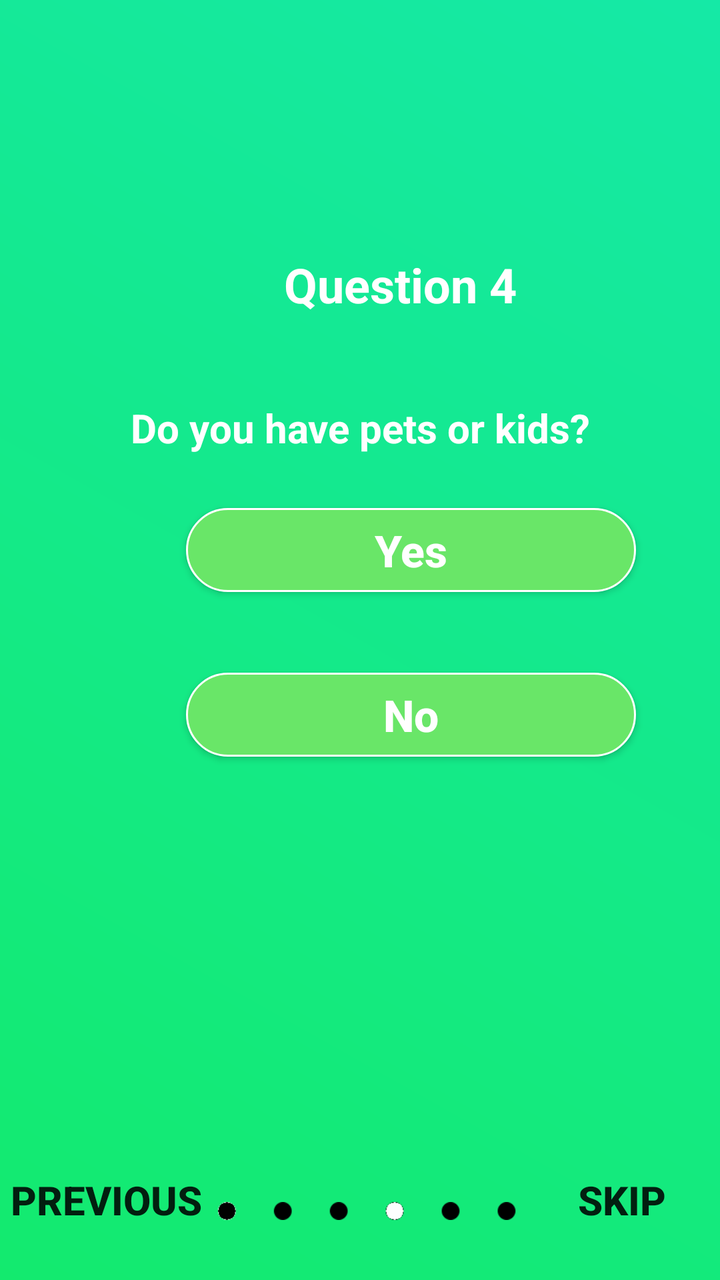
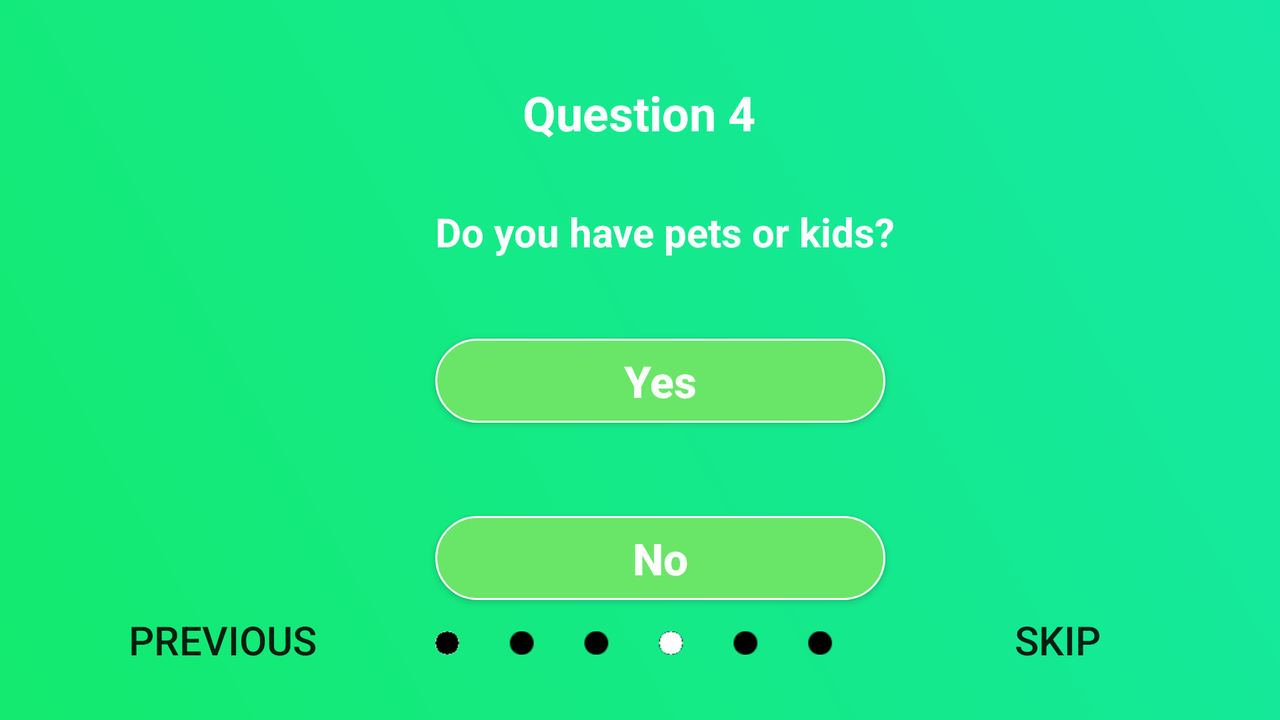

The same Android screen from two of the app's own layout files: first res/layout/ as a phone draws it, then the repository's variant for another configuration, drawn on a device whose configuration selects that folder. Both files follow.
<!-- AndroidManifest.xml: application theme AppTheme -->
<!-- res/layout/question4.xml -->
<?xml version="1.0" encoding="utf-8"?>
<android.support.constraint.ConstraintLayout
    xmlns:android="http://schemas.android.com/apk/res/android"
    xmlns:app="http://schemas.android.com/apk/res-auto"
    xmlns:tools="http://schemas.android.com/tools"
    android:layout_width="match_parent"
    android:layout_height="match_parent"
    android:background="@drawable/background_welcome">

    <TextView
        android:id="@+id/question2"
        android:layout_width="wrap_content"
        android:layout_height="wrap_content"
        android:layout_marginBottom="10dp"
        android:layout_marginEnd="148dp"
        android:layout_marginStart="147dp"
        android:layout_marginTop="126dp"
        android:text="@string/question4"
        android:textColor="#FFFFFF"
        android:textSize="24sp"
        android:textStyle="bold"
        app:layout_constraintBottom_toTopOf="@+id/textView3"
        app:layout_constraintEnd_toEndOf="parent"
        app:layout_constraintHorizontal_bias="0.103"
        app:layout_constraintStart_toStartOf="parent"
        app:layout_constraintTop_toTopOf="parent" />

    <TextView
        android:id="@+id/textView3"
        android:layout_width="wrap_content"
        android:layout_height="wrap_content"
        android:layout_marginTop="32dp"
        android:padding="10dp"
        android:text="@string/petskids"
        android:textAlignment="center"
        android:textColor="#FFFFFF"
        android:textSize="20sp"
        android:textStyle="bold"
        app:layout_constraintBottom_toTopOf="@+id/easy"
        app:layout_constraintEnd_toEndOf="parent"
        app:layout_constraintStart_toStartOf="parent"
        app:layout_constraintTop_toBottomOf="@+id/question2" />

    <Button
        android:id="@+id/yes"
        android:layout_width="225dp"
        android:layout_height="42dp"
        android:layout_marginBottom="24dp"
        android:layout_marginEnd="93dp"
        android:layout_marginStart="93dp"
        android:background="@drawable/option_circle"
        android:gravity="center"
        android:text="@string/Yes"
        android:textAlignment="center"
        android:textAllCaps="false"
        android:textColor="#FFFFFF"
        android:textSize="22sp"
        android:textStyle="bold"
        app:layout_constraintBottom_toTopOf="@+id/no"
        app:layout_constraintEnd_toEndOf="parent"
        app:layout_constraintHorizontal_bias="0.0"
        app:layout_constraintStart_toStartOf="parent"
        app:layout_constraintTop_toBottomOf="@+id/textView3" />

    <Button
        android:id="@+id/no"
        android:layout_width="225dp"
        android:layout_height="42dp"
        android:layout_marginBottom="200dp"
        android:layout_marginEnd="93dp"
        android:layout_marginStart="93dp"
        android:background="@drawable/option_circle"
        android:gravity="center"
        android:text="@string/No"
        android:textAlignment="center"
        android:textAllCaps="false"
        android:textColor="#FFFFFF"
        android:textSize="22sp"
        android:textStyle="bold"
        app:layout_constraintBottom_toTopOf="@+id/question1_nav"
        app:layout_constraintEnd_toEndOf="parent"
        app:layout_constraintHorizontal_bias="0.0"
        app:layout_constraintStart_toStartOf="parent"
        app:layout_constraintTop_toBottomOf="@+id/yes" />


    <Button
        android:id="@+id/Previous"
        android:layout_width="wrap_content"
        android:layout_height="wrap_content"
        android:layout_marginBottom="16dp"
        android:layout_marginEnd="8dp"
        android:layout_marginStart="8dp"
        android:background="@null"
        android:clickable="true"
        android:text="Previous"
        android:textSize="20sp"
        android:textStyle="bold"
        app:layout_constraintBottom_toBottomOf="parent"
        app:layout_constraintEnd_toStartOf="@+id/question1_nav"
        app:layout_constraintHorizontal_bias="0.333"
        app:layout_constraintStart_toStartOf="parent" />

    <ImageView
        android:id="@+id/question1_nav"
        android:layout_width="150dp"
        android:layout_height="wrap_content"
        android:layout_marginBottom="24dp"
        android:layout_marginTop="8dp"
        app:layout_constraintBottom_toBottomOf="parent"
        app:layout_constraintHorizontal_bias="0.512"
        app:layout_constraintLeft_toRightOf="@+id/Previous"
        app:layout_constraintRight_toLeftOf="@+id/skip"
        app:layout_constraintTop_toBottomOf="@+id/highlight"
        app:layout_constraintVertical_bias="0.69"
        app:srcCompat="@drawable/navcircles4" />

    <Button
        android:id="@+id/skip"
        android:layout_width="wrap_content"
        android:layout_height="wrap_content"
        android:layout_marginBottom="16dp"
        android:layout_marginEnd="8dp"
        android:layout_marginStart="8dp"
        android:background="@null"
        android:clickable="true"
        android:text="Skip"
        android:textSize="20sp"
        android:textStyle="bold"
        app:layout_constraintBottom_toBottomOf="parent"
        app:layout_constraintEnd_toEndOf="parent"
        app:layout_constraintHorizontal_bias="0.703"
        app:layout_constraintStart_toEndOf="@+id/question1_nav" />
</android.support.constraint.ConstraintLayout>
<!-- resources referenced by this layout -->
<resources>
  <!-- drawable background_welcome (drawable) -->
  <?xml version="1.0" encoding="utf-8"?>
      <shape xmlns:android="http://schemas.android.com/apk/res/android" android:shape="rectangle">
          <size android:width="100dp" android:height="100dp"></size>
          <gradient android:startColor="@color/colorPrimaryDark" android:endColor="@color/colorPrimary" android:angle="225"></gradient>
      </shape>
  <!-- drawable navcircles4: png bitmap (drawable, 626 bytes) -->
  <!-- drawable option_circle (drawable) -->
  <?xml version="1.0" encoding="utf-8"?>
  <selector xmlns:tools="http://schemas.android.com/tools" xmlns:android="http://schemas.android.com/apk/res/android">
      <item android:state_pressed="true" android:drawable="@drawable/option_circle_selected" />
      <item android:state_activated="true" android:drawable="@drawable/option_circle_selected" />
      <item>
          <shape android:shape="rectangle">
              <corners android:radius="28dip" />
              <stroke android:width="1dip" android:color="#FFFFFF" />
              <gradient android:angle="-90" android:endColor="#69e668" android:startColor="#69e668" android:useLevel="false" />
          </shape>
      </item>
  
  </selector>
  <string name="No">No</string>
  <string name="Yes">Yes</string>
  <string name="petskids">Do you have pets or kids?</string>
  <string name="question4">Question 4</string>
  <style name="AppTheme" parent="Theme.AppCompat.Light.DarkActionBar">
          
          <item name="colorPrimary">@color/colorPrimary</item>
          <item name="colorPrimaryDark">@color/colorPrimary</item>
          <item name="colorAccent">@color/colorAccent</item>
          <item name="android:displayOptions">disableHome</item>
          <item name="android:navigationBarColor">@color/colorPrimary</item>
          <item name="windowNoTitle">true</item>
      </style>
  <color name="colorPrimaryDark">#15E9A6</color>
  <color name="colorPrimary">#13EA6E</color>
  <!-- drawable option_circle_selected (drawable) -->
  <?xml version="1.0" encoding="utf-8"?>
  <selector xmlns:tools="http://schemas.android.com/tools" xmlns:android="http://schemas.android.com/apk/res/android">
      <item>
          <shape android:shape="rectangle"  >
              <corners android:radius="28dip" />
              <stroke android:width="1dip" android:color="#4e4e4e" />
              <gradient android:angle="-90" android:endColor="#69e668" android:startColor="#69e668" android:useLevel="false" />
          </shape>
      </item>
  </selector>
  <color name="colorAccent">#A5D6A7</color>
</resources>
<!-- res/layout-land/question4.xml (the repository's variant of the layout above) -->
<!-- drawn on the phone turned sideways -->
<?xml version="1.0" encoding="utf-8"?>
<android.support.constraint.ConstraintLayout
    xmlns:android="http://schemas.android.com/apk/res/android"
    xmlns:app="http://schemas.android.com/apk/res-auto"
    xmlns:tools="http://schemas.android.com/tools"
    android:layout_width="match_parent"
    android:layout_height="match_parent"
    android:background="@drawable/background_welcome">

    <TextView
        android:id="@+id/question2"
        android:layout_width="wrap_content"
        android:layout_height="wrap_content"
        android:layout_marginBottom="10dp"
        android:layout_marginEnd="148dp"
        android:layout_marginStart="147dp"
        android:layout_marginTop="40dp"
        android:text="@string/question4"
        android:textColor="#FFFFFF"
        android:textSize="24sp"
        android:textStyle="bold"
        app:layout_constraintBottom_toTopOf="@+id/textView3"
        app:layout_constraintEnd_toEndOf="parent"
        app:layout_constraintStart_toStartOf="parent"
        app:layout_constraintTop_toTopOf="parent" />

    <TextView
        android:id="@+id/textView3"
        android:layout_width="wrap_content"
        android:layout_height="wrap_content"
        android:layout_marginTop="20dp"
        android:padding="10dp"
        android:text="@string/petskids"
        android:textAlignment="center"
        android:textColor="#FFFFFF"
        android:textSize="20sp"
        android:textStyle="bold"
        app:layout_constraintBottom_toTopOf="@+id/easy"
        app:layout_constraintEnd_toEndOf="parent"
        app:layout_constraintHorizontal_bias="0.532"
        app:layout_constraintStart_toStartOf="parent"
        app:layout_constraintTop_toBottomOf="@+id/question2" />

    <Button
        android:id="@+id/yes"
        android:textAllCaps="false"
        android:layout_width="225dp"
        android:layout_height="42dp"
        android:layout_marginBottom="24dp"
        android:layout_marginEnd="93dp"
        android:layout_marginStart="93dp"
        android:layout_marginTop="27dp"
        android:background="@drawable/option_circle"
        android:gravity="center"
        android:text="@string/Yes"
        android:textAlignment="center"
        android:textColor="#FFFFFF"
        android:textSize="22sp"
        android:textStyle="bold"
        app:layout_constraintBottom_toTopOf="@+id/no"
        app:layout_constraintEnd_toEndOf="parent"
        app:layout_constraintHorizontal_bias="0.544"
        app:layout_constraintStart_toStartOf="parent"
        app:layout_constraintTop_toBottomOf="@+id/textView3" />

    <Button
        android:id="@+id/no"
        android:layout_width="225dp"
        android:layout_height="42dp"
        android:layout_marginBottom="8dp"
        android:layout_marginEnd="93dp"
        android:layout_marginStart="93dp"
        android:layout_marginTop="20dp"
        android:background="@drawable/option_circle"
        android:gravity="center"
        android:text="@string/No"
        android:textAlignment="center"
        android:textAllCaps="false"
        android:textColor="#FFFFFF"
        android:textSize="22sp"
        android:textStyle="bold"
        app:layout_constraintBottom_toTopOf="@+id/question1_nav"
        app:layout_constraintEnd_toEndOf="parent"
        app:layout_constraintHorizontal_bias="0.544"
        app:layout_constraintStart_toStartOf="parent"
        app:layout_constraintTop_toBottomOf="@+id/yes" />


    <Button
        android:id="@+id/Previous"
        android:layout_width="wrap_content"
        android:layout_height="wrap_content"
        android:layout_marginBottom="16dp"
        android:layout_marginStart="5dp"
        android:clickable="true"
        android:background="@null"
        android:text="Previous"
        android:textSize="20sp"
        app:layout_constraintBottom_toBottomOf="parent"
        app:layout_constraintEnd_toStartOf="@+id/question1_nav"
        app:layout_constraintHorizontal_bias="0.0"
        app:layout_constraintStart_toStartOf="parent" />

    <ImageView
        android:id="@+id/question1_nav"
        android:layout_width="200dp"
        android:layout_height="wrap_content"
        android:layout_marginBottom="28dp"
        android:layout_marginTop="8dp"
        app:layout_constraintBottom_toBottomOf="parent"
        app:layout_constraintHorizontal_bias="0.08"
        app:layout_constraintLeft_toRightOf="@+id/Previous"
        app:layout_constraintRight_toLeftOf="@+id/skip"
        app:layout_constraintTop_toBottomOf="@+id/difficult"
        app:layout_constraintVertical_bias="0.976"
        app:srcCompat="@drawable/navcircles4" />

    <Button
        android:id="@+id/skip"
        android:layout_width="wrap_content"
        android:layout_height="wrap_content"
        android:layout_marginBottom="16dp"
        android:layout_marginEnd="8dp"
        android:layout_marginStart="8dp"
        android:clickable="true"
        android:background="@null"
        android:text="Skip"
        android:textSize="20sp"
        app:layout_constraintBottom_toBottomOf="parent"
        app:layout_constraintEnd_toEndOf="parent"
        app:layout_constraintHorizontal_bias="0.703"
        app:layout_constraintStart_toEndOf="@+id/question1_nav"/>
</android.support.constraint.ConstraintLayout>
